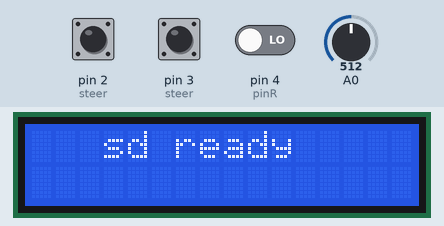
Simulated run of this sketch. Board: Arduino Mega 2560, built with avr-gcc and run on an emulated ATmega2560. Shown: 16×2 character LCD. The test bench sets the inputs (shaded band); at power-on: pin 2 (steer) HIGH, pin 3 (steer) HIGH, pin 4 (pinR) LOW, A0 = 512. Storage starts empty; what the sketch prints to the serial monitor is not drawn.

Above: at 0.2 s.
At 6.3 s:
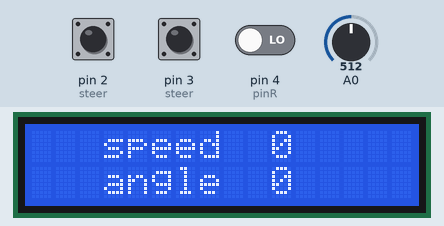

The sketch:

newdash_steering_HMI.ino
```cpp
//new 1 (not tested)
#include <SD.h>
#include <SPI.h>
#include <Wire.h>
#include <LiquidCrystal_I2C.h>
File sdcard_file;
LiquidCrystal_I2C lcd(0x27,16,2);

volatile long x , count = 0; //steer
unsigned long mytime;//steer
int z,l; //steer
String a;//steer
int CS_pin = 9; // sd card ss pin
int pinR=4;   //speed sensor
unsigned long duration; //
float AngularSpeed=0;
float speedkmh=0;
int speedkmh_int;
float speedms=0;
float WheelRadius= 0.26 ;
float Circum = 16.6;
float Dist=0;
float brake=0;
float voltage=0;
long unsigned int counter=0;


void setup() {


    pinMode(2, INPUT_PULLUP);//steer


  pinMode(3, INPUT_PULLUP); //steer

  attachInterrupt(digitalPinToInterrupt(2), A, RISING);//steer

  attachInterrupt(digitalPinToInterrupt(3), B, RISING);//steer

  Serial.begin(9600);
  Serial1.begin(115200);

  lcd.init();
  lcd.backlight();
  pinMode(pinR,INPUT);
  pinMode(CS_pin, OUTPUT);
 pinMode(A0,INPUT);


  if (SD.begin(CS_pin))
  {
    Serial.println("SD card is ready to use.");
    lcd.clear();
    lcd.setCursor(3,0);
    lcd.print("sd ready");
  } else
  {
    Serial.println("SD card initialization failed");
    lcd.clear();
    lcd.setCursor(3,0);
    lcd.print("sd fail");
  }
 sdcard_file = SD.open("data.txt", FILE_WRITE);

  if (sdcard_file) {
    sdcard_file.print(",Time in (ms),Speed,Distance,Brake,steer");
    sdcard_file.println();
    sdcard_file.close();
  }
  else {
    Serial.println("error opening test.txt");
    lcd.clear();
    lcd.setCursor(3,0);
    lcd.print("sd open fail");
  }
  delay(3000);
  hmi_page("1");
  delay(50);
  for (int i=0; i<=120; i++){
    hmi_text("1","1",i);
    delay(8);
  }
    for (int i=120; i>=0; i--){
    hmi_text("1","1",i);
    delay(8);
  }
}


void loop() {

 //steer
  mytime = millis();
  if( count != x ){
  z = count;
  z =-z;
  x = count;
  l=z*0.25;
  }


 voltage = analogRead(A0);
  voltage = voltage*(5.0 / 1023.0);
  float brake = (voltage-0.5)*25;
  duration = pulseIn(pinR,HIGH);
  Serial.println(duration);
  if (duration>1500){
  AngularSpeed= (0.4377*1000000)/duration;
  speedms=(AngularSpeed*WheelRadius);
  speedkmh=(speedms*3.6);
  counter=counter+1;

  Dist = counter*Circum;

  Serial.print(",");
  Serial.print(millis());
  Serial.print(",");
  Serial.print(speedkmh);
  Serial.print(",");
  Serial.print(Dist);
  Serial.print(",");
  Serial.print(brake);
  Serial.print(",");
  Serial.print(l);
  Serial.println();
    lcd.clear();
  lcd.setCursor(3,0);
  lcd.print("speed");
  lcd.setCursor(10,0);
  lcd.print(speedkmh);
  lcd.setCursor(3,1);
  lcd.print("angle");
  lcd.setCursor(10,1);
  lcd.print(l);

  speedkmh_int = speedkmh;
   hmi_text("1","1",speedkmh_int);


    sdcard_file = SD.open("data.txt", FILE_WRITE);
    if (sdcard_file) {
    sdcard_file.print(",");
    sdcard_file.print(millis());
    sdcard_file.print(",");
    sdcard_file.print(speedkmh);
    sdcard_file.print(",");
    sdcard_file.print(Dist);
    sdcard_file.print(",");
    sdcard_file.print(brake);
    sdcard_file.print(",");
    sdcard_file.println(l);
    sdcard_file.close(); // close the file

  }
  // if the file didn't open, print an error:
  else {
    Serial.println("error opening test.txt");
  }

  }

  else{

  Serial.print(",");
  Serial.print(millis());
  Serial.print(",");
  Serial.print(0);
  Serial.print(",");
  Serial.print(Dist);
  Serial.print(",");
  Serial.print(brake);
  Serial.print(",");
  Serial.print(l);
  Serial.println();

  lcd.clear();
  lcd.setCursor(3,0);
  lcd.print("speed");
  lcd.setCursor(10,0);
  lcd.print("0");
  lcd.setCursor(3,1);
  lcd.print("angle");
  lcd.setCursor(10,1);
  lcd.print(l);

   hmi_text("1","1",0);


  sdcard_file = SD.open("data.txt", FILE_WRITE);
   if (sdcard_file) {
    sdcard_file.print(",");
    sdcard_file.print(millis());
    sdcard_file.print(",");
    sdcard_file.print("0");
    sdcard_file.print(",");
    sdcard_file.print(Dist);
    sdcard_file.print(",");
    sdcard_file.print(brake);
    sdcard_file.print(",");
    sdcard_file.println(l);
    sdcard_file.close(); // close the file

  }
  else {
    Serial.println("error opening test.txt");
  }

  }
}


//steer
void A() {
  if(digitalRead(3)==LOW) {
  count++;
  }else{
  count--;
  }
  }

  void B() {
  if(digitalRead(2)==LOW) {
  count--;
  }else{
  count++;
  }

}
```

HMI_Functions.ino
```cpp
void hmi_page(String page_num){
    Serial1.print("page page");
    Serial1.print(page_num);
    Serial1.write(0xff);
    Serial1.write(0xff);
    Serial1.write(0xff);
}
void hmi_text(String page_num,String txt_num,int txt ){
    Serial1.print("page");
    Serial1.print(page_num);
    Serial1.print(".");
    Serial1.print("t");
    Serial1.print(txt_num);
    Serial1.print(".");
    Serial1.print("txt=");
    Serial1.print("\"");
    Serial1.print(txt);
    Serial1.print("\"");
    Serial1.write(0xff);
    Serial1.write(0xff);
    Serial1.write(0xff);
}
```
